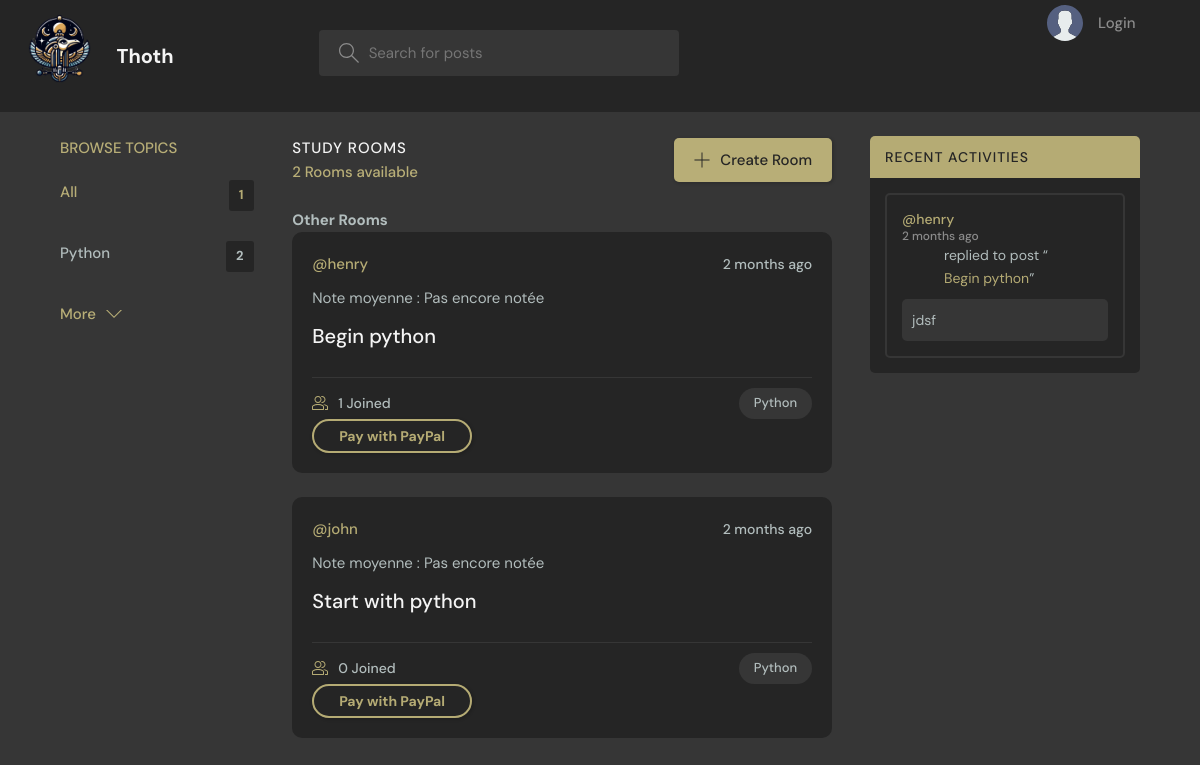
The app's page /, older data.
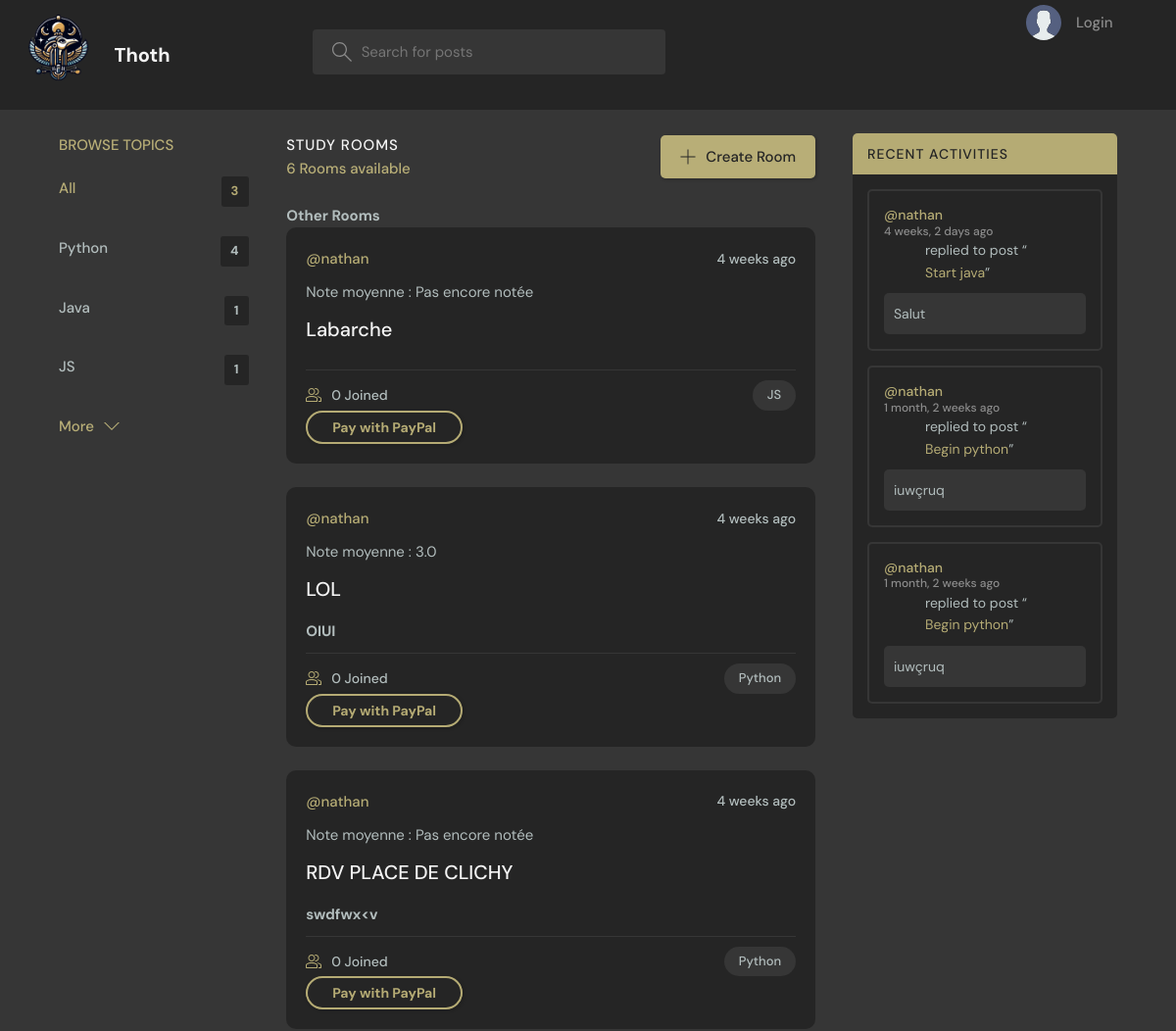
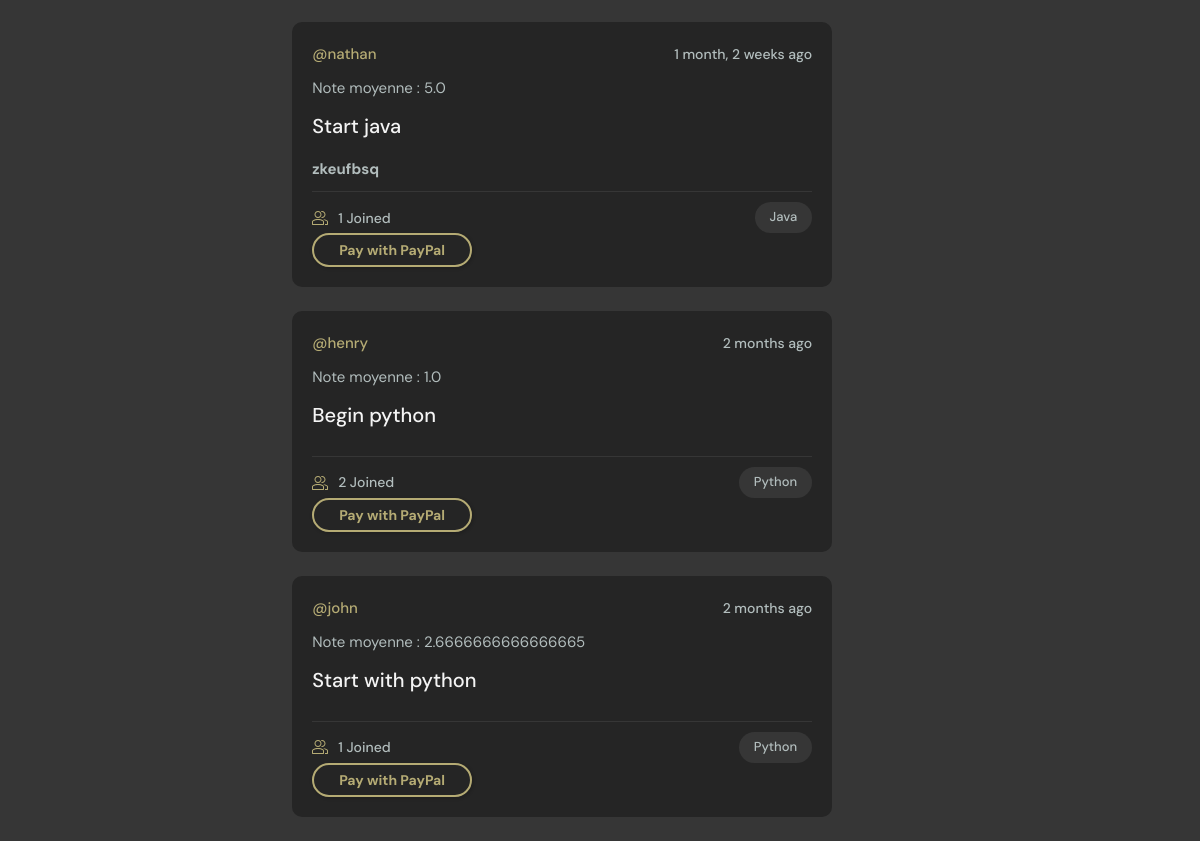
The same page, newer data (2 pictures, top to bottom).
### base/models.py (models this page shows, shortened)
class Topic(models.Model):
    name = models.CharField(max_length=200)

class Room(models.Model):
    host = models.ForeignKey(User, on_delete=models.SET_NULL, null=True)
    topic = models.ForeignKey(Topic, on_delete=models.SET_NULL, null=True)
    name = models.CharField(max_length=200)
    description = models.TextField(null=True, blank=True)
    participants = models.ManyToManyField(
        User, related_name='participants', blank=True)
    updated = models.DateTimeField(auto_now=True)
    created = models.DateTimeField(auto_now_add=True)
    rating = models.FloatField(default=0.0)
    paye = models.BooleanField(default=False)
    price = models.DecimalField(max_digits=10, decimal_places=2, default=0.00)  # Ajout du champ price
    payees = models.ManyToManyField(User, related_name='paid_rooms')
    file = models.FileField(upload_to='room_files/', blank=True, null=True)
    class Meta:
        ordering = ['-updated', '-created']
    def __str__(self):
        return self.name

class User(AbstractUser):
    name = models.CharField(max_length=200, null=True)
    email = models.EmailField(unique=True, null=True)
    bio = models.TextField(null=True)
    avatar = models.ImageField(null=True, default="avatar.svg")
    ROLE_CHOICES = (
        ('eleve', 'Élève'),
        ('professeur', 'Professeur'),
    )
    role = models.CharField(max_length=20, choices=ROLE_CHOICES, default='eleve')
    USERNAME_FIELD = 'email'
    REQUIRED_FIELDS = ['username']

class Message(models.Model):
    user = models.ForeignKey(User, on_delete=models.CASCADE)
    room = models.ForeignKey(Room, on_delete=models.CASCADE)
    body = models.TextField()
    file = models.FileField(upload_to='message_files/', null=True, blank=True)  # Chemin où les fichiers seront stockés
    updated = models.DateTimeField(auto_now=True)
    created = models.DateTimeField(auto_now_add=True)
    class Meta:
        ordering = ['-updated', '-created']

### base/views.py (the view)
# urls.py: path('', views.home, name="home"),
def home(request):
    q = request.GET.get('q') if request.GET.get('q') is not None else ''
    rooms = Room.objects.filter(
        Q(topic__name__icontains=q) |
        Q(name__icontains=q) |
        Q(description__icontains=q)
    ).annotate(average_rating=Avg('ratings__rating'))
    paid_rooms = Room.objects.none()
    unpaid_rooms = rooms.order_by('-created')
    if request.user.is_authenticated:
        paid_rooms = rooms.filter(payees=request.user).order_by('-created')
        unpaid_rooms = rooms.exclude(payees=request.user).order_by('-created')
    topics = Topic.objects.all()[0:5]
    room_count = rooms.count()
    room_messages = Message.objects.filter(
        Q(room__topic__name__icontains=q)
    )[0:3]
    context = {
        'paid_rooms': paid_rooms,
        'unpaid_rooms': unpaid_rooms,
        'topics': topics,
        'room_count': room_count,
        'room_messages': room_messages
    }
    return render(request, 'base/home.html', context)

### base/templates/base/home.html (shortened to what this page needs)
{% extends 'main.html' %}
{% block content %}
  <main class="layout layout--3">
    <div class="container">
      {% include 'base/topics_component.html' %}
      <div class="roomList">
        <div class="roomList__header">
          <div>
            <h2>Study Rooms</h2>
            <p>{{ room_count }} Rooms available</p>
          </div>
          <a class="btn btn--main" href="{% url 'create-room' %}">
            <svg version="1.1" xmlns="http://www.w3.org/2000/svg" width="32" height="32" viewBox="0 0 32 32">
              <title>add</title>
              <path d="M16.943 0.943h-1.885v14.115h-14.115v1.885h14.115v14.115h1.885v-14.115h14.115v-1.885h-14.115v-14.115z"></path>
            </svg>Create Room
          </a>
        </div>
        {% include 'base/feed_component.html' %}
      </div>
      {% include 'base/activity_component.html' %}
    </div>
  </main>
{% endblock %}

### base/templates/base/topics_component.html
<div class="topics">
  <div class="topics__header">
    <h2>Browse Topics</h2>
  </div>
  <ul class="topics__list">
    <li>
      <a href="{% url 'home' %}" class="active">All <span>{{ topics.count }}</span></a>
    </li>
    {% for topic in topics %}
      <li>
        <a href="{% url 'home' %}?q={{ topic.name }}">{{ topic.name }}<span>{{ topic.room_set.all.count }}</span></a>
      </li>
    {% endfor %}
  </ul>
  <a class="btn btn--link" href="{% url 'topics' %}">
    More<svg version="1.1" xmlns="http://www.w3.org/2000/svg" width="32" height="32" viewBox="0 0 32 32">
      <title>chevron-down</title>
      <path d="M16 21l-13-13h-3l16 16 16-16h-3l-13 13z"></path>
    </svg>
  </a>
</div>

### base/templates/base/feed_component.html (shortened to what this page needs)
{% if unpaid_rooms %}
<h2>Other Rooms</h2>
{% for room in unpaid_rooms %}
<div class="roomListRoom">
  <div class="roomListRoom__header">
    <a href="{% url 'user-profile' room.host.id %}" class="roomListRoom__author"><span>@{{ room.host.username }}</span></a>
    <div class="roomListRoom__actions">
      <span>{{ room.created|timesince }} ago</span>
    </div>
  </div>
  <div class="roomListRoom__content">
    <p>Note moyenne : {{ room.average_rating|default:'Pas encore notée' }}</p>
  </div>
  <div class="roomListRoom__content">
    <a href="{% url 'room' room.id %}">{{ room.name }}</a>
    <br>
    <h3>{{ room.description }}</h3>
  </div>
  <div class="roomListRoom__meta">
    <a href="{% url 'room' room.id %}" class="roomListRoom__joined">
      {{ room.participants.all.count }} Joined
    </a>
    <p class="roomListRoom__topic">{{ room.topic.name }}</p>
  </div>
  {% if request.user not in room.payees.all %}
  <form action="{% url 'process_payment' %}" method="post">
    <button type="submit" class="btn btn--main btn--pill">Pay with PayPal</button>
  </form>
  {% else %}
  <a href="{% url 'room' room.id %}" class="btn btn--main btn--pill">Enter Room</a>
  {% endif %}
</div>
{% endfor %}
{% endif %}

### base/templates/base/activity_component.html (shortened to what this page needs)
<div class="activities">
  <div class="activities__header">
    <h2>Recent Activities</h2>
  </div>
  {% for message in room_messages %}
    <div class="activities__box">
      <div class="activities__boxHeader roomListRoom__header">
        <a href="{% url 'user-profile' message.user.id %}" class="roomListRoom__author">
          <p>
            @{{ message.user.username }}
            <span>{{ message.created|timesince }} ago</span>
          </p>
        </a>
      </div>
      <div class="activities__boxContent">
        <p>
          replied to post “<a href="{% url 'room' message.room.id %}">{{ message.room }}</a>”
        </p>
        <div class="activities__boxRoomContent">{{ message.body }}</div>
      </div>
    </div>
  {% endfor %}
</div>

Row changes from the older to the newer data that the page shows:
no longer on this page (row unchanged): Message: user.username "henry", created "2 months", room "Begin python", body "jdsf"
computed for Topic "Python": room_set.all.count "2" → "4"
added Topic: name "Java", room_set.all.count "1"
added Topic: name "JS", room_set.all.count "1"
added Room: host.username "nathan", created "4 weeks", average_rating "Pas encore notée", name "Labarche", participants.all.count "0", topic.name "JS"
added Room: host.username "nathan", created "4 weeks", average_rating "3.0", name "LOL", description "OIUI", participants.all.count "0", topic.name "Python"
added Room: host.username "nathan", created "4 weeks", average_rating "Pas encore notée", name "RDV PLACE DE CLICHY", description "swdfwx<v", participants.all.count "0", topic.name "Python"
added Room: host.username "nathan", created "1 month, 2 weeks", average_rating "5.0", name "Start java", description "zkeufbsq", participants.all.count "1", topic.name "Java"
changed Room "Begin python": average_rating "Pas encore notée" → "1.0"; participants.all.count "1" → "2"
changed Room "Start with python": average_rating "Pas encore notée" → "2.6666666666666665"; participants.all.count "0" → "1"
added Message: user.username "nathan", created "4 weeks, 2 days", room "Start java", body "Salut"
added Message: user.username "nathan", created "1 month, 2 weeks", room "Begin python", body "iuwçruq"
added Message: user.username "nathan", created "1 month, 2 weeks", room "Begin python", body "iuwçruq"
Text that changed along with them:
{{ topics.count }}: "1" → "3"
{{ room_count }}: "2" → "6"
